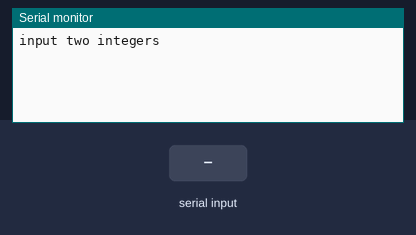
The sketch below on a simulated Arduino Uno, built with avr-gcc and run on an emulated ATmega328P. Shown: the last lines printed to the serial monitor. The test bench sets the inputs (shaded band).

Above: at 1.2 s.
1.3 s: "90,45\n" received over Serial
At 2.5 s:
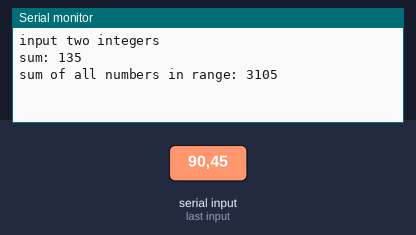
2.8 s: "30,150\n" received over Serial
At 3.7 s:
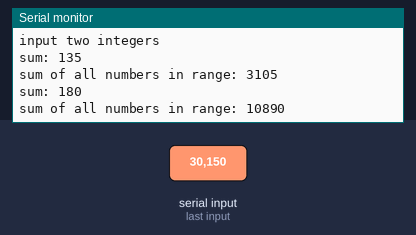

The sketch:

addNums.ino
```cpp
//* Prompt the user to type in two numbers
//* Print out the sum of those two numbers, and the sum of all the numbers between
//them (inclusive).
//For example, if the user types 7 and 14, your program should print “21”,
//and then the sum of 7+8+9+10+11+12+13+14

void setup()
{
  Serial.begin(9600);

  Serial.println("input two integers");
}

void loop()
{
  while (Serial.available() > 0)
  {
    int num1 = Serial.parseInt();

    int num2 = Serial.parseInt();

    if (Serial.read() == '\n')
    {
      Serial.print("sum: ");
      Serial.println(num1 + num2);

      int sum = 0;

      for (int i = min(num1, num2); i <= max(num1, num2); ++i)
      {
        sum += i;
      }

      Serial.print("sum of all numbers in range: ");
      Serial.println(sum);
    }
  }
}
```

Measured:
- after the input at 1.3 s, the serial monitor: prints a new line at once (image 1)
- after the input at 2.8 s, the serial monitor: prints a new line at once (image 2)
